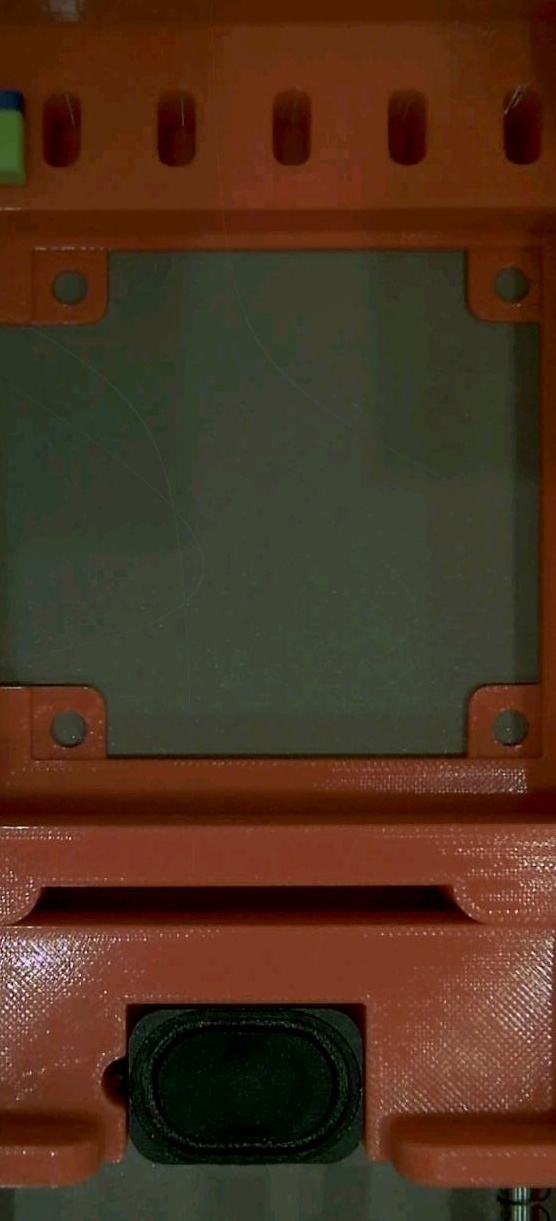
#> input picture apps/huanyou/templates/screens/screen_无手机界面.jpg, 556 x 1221 px
$ python -i matcher.py   (imports and definitions only)
#> lines starting #> are read from the running program, lines starting #| are printed output that depends on the picture
from __future__ import annotations

from typing import Any, Sequence, TypedDict

import cv2
import numpy as np

from .screen import ImageInput, image_size, normalize_box, to_cv2


class MatchResult(TypedDict, total=False):
    x: float
    y: float
    w: float
    h: float
    score: float
    channel: str
    scale: float


def _gray(image: np.ndarray) -> np.ndarray:
    if image.ndim == 3:
        return cv2.cvtColor(image, cv2.COLOR_BGR2GRAY)
    return image


def _normalize_gray(image: np.ndarray) -> np.ndarray:
    gray = _gray(image)
    if gray.dtype != np.uint8:
        gray = cv2.normalize(gray, None, 0, 255, cv2.NORM_MINMAX).astype(np.uint8)
    return cv2.createCLAHE(clipLimit=2.0, tileGridSize=(8, 8)).apply(gray)


def _edge(gray: np.ndarray) -> np.ndarray:
    return cv2.Canny(gray, 50, 150)


# [136 lines left out: functions _match_gray_arrays, match, _coerce_scales, match_enhanced, not called in this run]

>>> import cv2
>>> picture = cv2.imread('../apps/huanyou/templates/screens/screen_无手机界面.jpg')
#> picture is the input picture: shape (1221, 556, 3); mean B, G, R 31.3, 50.5, 76.3
>>> result = _normalize_gray(picture)
#> in _gray, `return cv2.cvtColor(image, cv2.COLOR_BGR2GRAY)`:
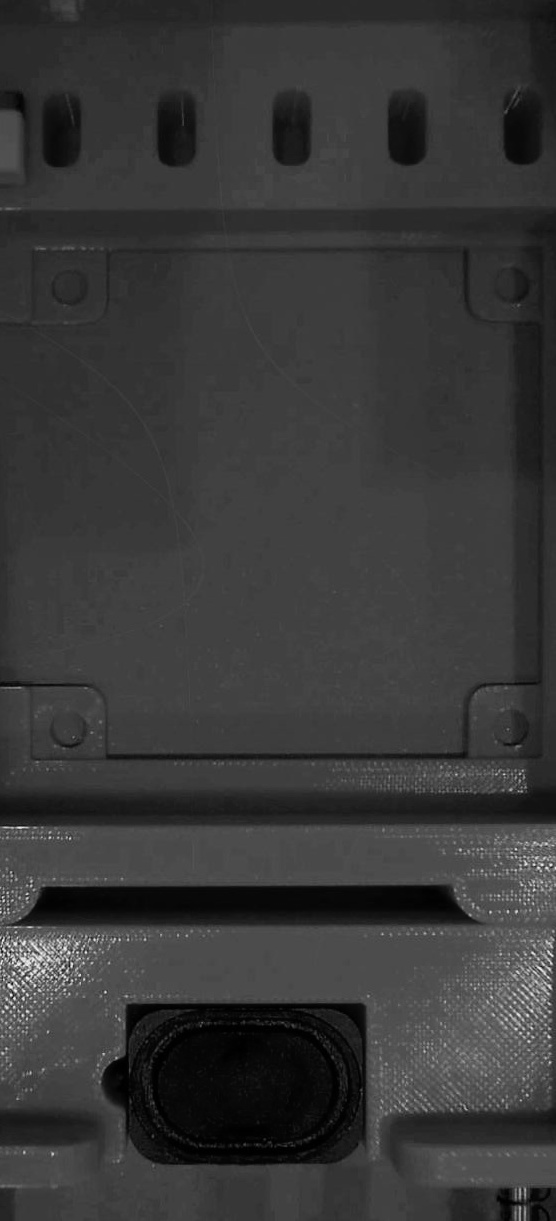
#> returned value: shape (1221, 556); min 0, max 244, mean 56
#> in _normalize_gray, `return cv2.createCLAHE(clipLimit=2.0, tileGridSize=(8, 8)).apply(gray)`:
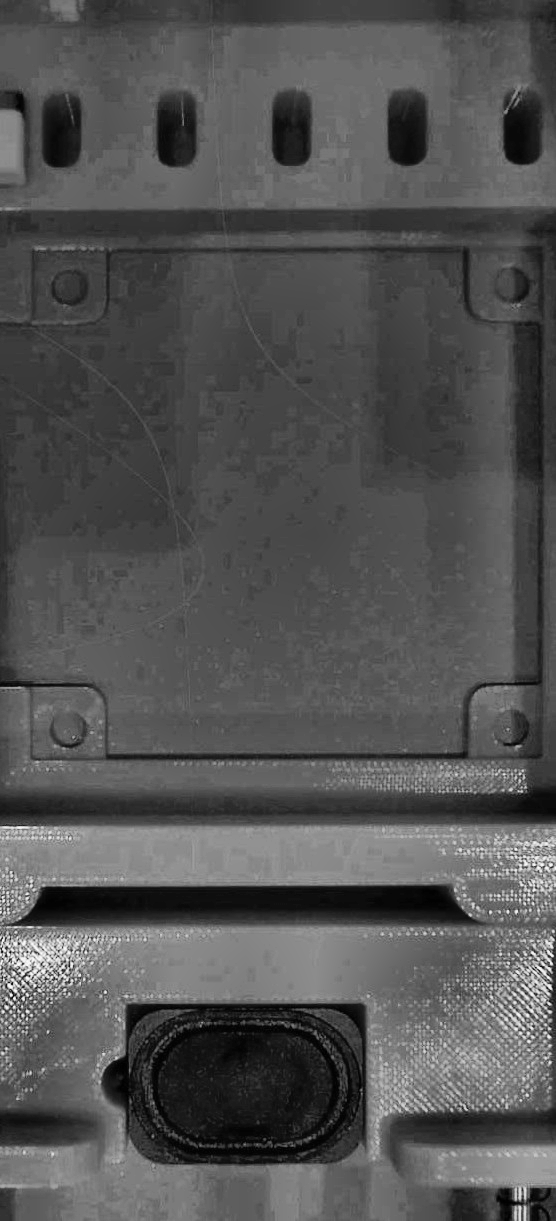
#> returned value: shape (1221, 556); min 0, max 252, mean 82.8
